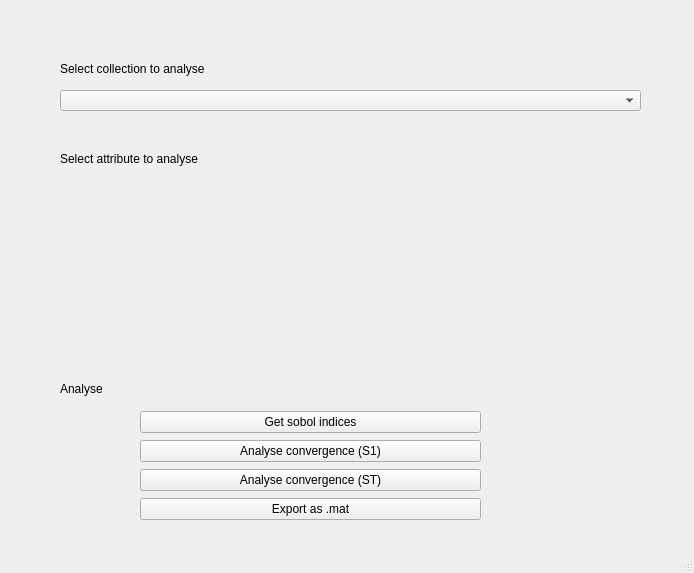
<?xml version="1.0" encoding="UTF-8"?>
<ui version="4.0">
 <class>MainWindow</class>
 <widget class="QMainWindow" name="MainWindow">
  <property name="enabled">
   <bool>true</bool>
  </property>
  <property name="geometry">
   <rect>
    <x>0</x>
    <y>0</y>
    <width>694</width>
    <height>573</height>
   </rect>
  </property>
  <property name="windowTitle">
   <string>MainWindow</string>
  </property>
  <widget class="QWidget" name="centralwidget">
   <widget class="QWidget" name="verticalLayoutWidget_2">
    <property name="geometry">
     <rect>
      <x>140</x>
      <y>410</y>
      <width>341</width>
      <height>111</height>
     </rect>
    </property>
    <layout class="QVBoxLayout" name="verticalLayout_2">
     <item>
      <widget class="QPushButton" name="button_get_indices">
       <property name="text">
        <string>Get sobol indices</string>
       </property>
      </widget>
     </item>
     <item>
      <widget class="QPushButton" name="button_get_S1_conv">
       <property name="text">
        <string>Analyse convergence (S1)</string>
       </property>
      </widget>
     </item>
     <item>
      <widget class="QPushButton" name="button_get_ST_conv">
       <property name="text">
        <string>Analyse convergence (ST)</string>
       </property>
      </widget>
     </item>
      <item>
      <widget class="QPushButton" name="button_export">
       <property name="text">
        <string>Export as .mat</string>
       </property>
      </widget>
     </item>
    </layout>
   </widget>
   <widget class="QLabel" name="label">
    <property name="geometry">
     <rect>
      <x>60</x>
      <y>60</y>
      <width>261</width>
      <height>17</height>
     </rect>
    </property>
    <property name="text">
     <string>Select collection to analyse</string>
    </property>
   </widget>
   <widget class="QComboBox" name="combo_collection">
    <property name="geometry">
     <rect>
      <x>60</x>
      <y>90</y>
      <width>581</width>
      <height>21</height>
     </rect>
    </property>
   </widget>
   <widget class="QLabel" name="label_2">
    <property name="geometry">
     <rect>
      <x>60</x>
      <y>150</y>
      <width>261</width>
      <height>17</height>
     </rect>
    </property>
    <property name="text">
     <string>Select attribute to analyse</string>
    </property>
   </widget>
   <widget class="QLabel" name="label_3">
    <property name="geometry">
     <rect>
      <x>60</x>
      <y>380</y>
      <width>261</width>
      <height>17</height>
     </rect>
    </property>
    <property name="text">
     <string>Analyse</string>
    </property>
   </widget>
   <widget class="Widget_listWithSearch" name="list_attributes">
    <property name="geometry">
     <rect>
      <x>60</x>
      <y>180</y>
      <width>571</width>
      <height>191</height>
     </rect>
    </property>
   </widget>
  </widget>
  <widget class="QStatusBar" name="statusbar"/>
 </widget>
 <customwidgets>
  <customwidget>
   <class>Widget_listWithSearch</class>
   <extends>QWidget</extends>
   <header>optimeed.visualize.widgets.widget_listWithSearch</header>
  </customwidget>
 </customwidgets>
 <resources/>
 <connections/>
</ui>
